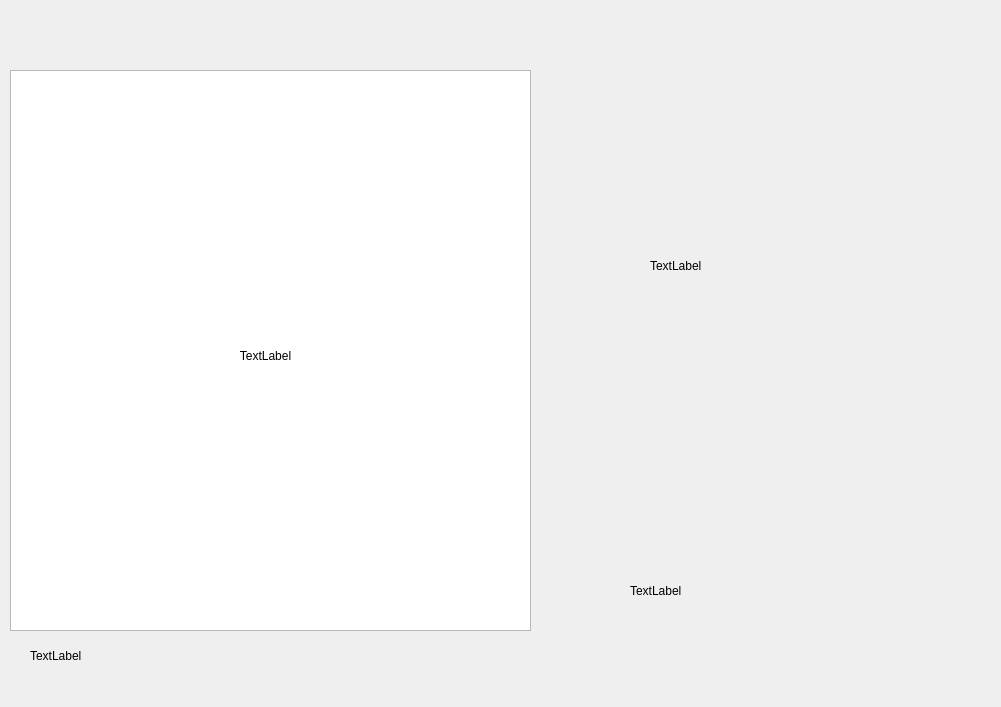
<?xml version="1.0" encoding="UTF-8"?>
<ui version="4.0">
 <class>MainWindow</class>
 <widget class="QMainWindow" name="MainWindow">
  <property name="geometry">
   <rect>
    <x>0</x>
    <y>0</y>
    <width>1001</width>
    <height>707</height>
   </rect>
  </property>
  <property name="sizePolicy">
   <sizepolicy hsizetype="Maximum" vsizetype="Maximum">
    <horstretch>0</horstretch>
    <verstretch>0</verstretch>
   </sizepolicy>
  </property>
  <property name="windowTitle">
   <string>QR code reader</string>
  </property>
  <widget class="QWidget" name="centralwidget">
   <widget class="QLabel" name="about">
    <property name="geometry">
     <rect>
      <x>650</x>
      <y>80</y>
      <width>281</width>
      <height>371</height>
     </rect>
    </property>
    <property name="text">
     <string>TextLabel</string>
    </property>
   </widget>
   <widget class="QLabel" name="status">
    <property name="geometry">
     <rect>
      <x>30</x>
      <y>620</y>
      <width>271</width>
      <height>71</height>
     </rect>
    </property>
    <property name="text">
     <string>TextLabel</string>
    </property>
   </widget>
   <widget class="QLabel" name="status_2">
    <property name="geometry">
     <rect>
      <x>630</x>
      <y>530</y>
      <width>271</width>
      <height>121</height>
     </rect>
    </property>
    <property name="text">
     <string>TextLabel</string>
    </property>
   </widget>
   <widget class="QGraphicsView" name="graphicsView">
    <property name="geometry">
     <rect>
      <x>10</x>
      <y>70</y>
      <width>521</width>
      <height>561</height>
     </rect>
    </property>
   </widget>
   <widget class="QLabel" name="image">
    <property name="geometry">
     <rect>
      <x>20</x>
      <y>90</y>
      <width>491</width>
      <height>531</height>
     </rect>
    </property>
    <property name="sizePolicy">
     <sizepolicy hsizetype="MinimumExpanding" vsizetype="MinimumExpanding">
      <horstretch>0</horstretch>
      <verstretch>0</verstretch>
     </sizepolicy>
    </property>
    <property name="text">
     <string>TextLabel</string>
    </property>
    <property name="alignment">
     <set>Qt::AlignCenter</set>
    </property>
   </widget>
  </widget>
 </widget>
 <resources/>
 <connections/>
</ui>
